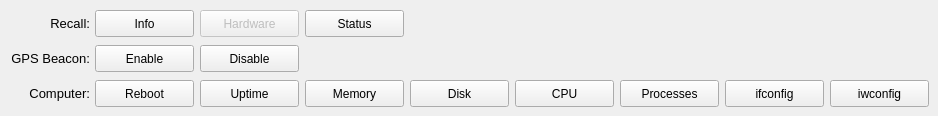
     <widget class="QWidget" name="page_meshtastic">
      <widget class="QLabel" name="label2_remote_actions_meshtastic_gps_beacon">
       <property name="geometry">
        <rect>
         <x>10</x>
         <y>45</y>
         <width>80</width>
         <height>27</height>
        </rect>
       </property>
       <property name="font">
        <font>
         <pointsize>10</pointsize>
         <underline>false</underline>
        </font>
       </property>
       <property name="text">
        <string>GPS Beacon:</string>
       </property>
       <property name="alignment">
        <set>Qt::AlignRight|Qt::AlignTrailing|Qt::AlignVCenter</set>
       </property>
      </widget>
      <widget class="QLabel" name="label2_remote_actions_meshtastic_recall">
       <property name="geometry">
        <rect>
         <x>10</x>
         <y>10</y>
         <width>80</width>
         <height>27</height>
        </rect>
       </property>
       <property name="font">
        <font>
         <pointsize>10</pointsize>
         <underline>false</underline>
        </font>
       </property>
       <property name="text">
        <string>Recall:</string>
       </property>
       <property name="alignment">
        <set>Qt::AlignRight|Qt::AlignTrailing|Qt::AlignVCenter</set>
       </property>
      </widget>
      <widget class="QPushButton" name="pushButton_remote_actions_meshtastic_gps_beacon_disable">
       <property name="enabled">
        <bool>true</bool>
       </property>
       <property name="geometry">
        <rect>
         <x>200</x>
         <y>45</y>
         <width>99</width>
         <height>27</height>
        </rect>
       </property>
       <property name="text">
        <string>Disable</string>
       </property>
      </widget>
      <widget class="QPushButton" name="pushButton_remote_actions_meshtastic_recall_status">
       <property name="geometry">
        <rect>
         <x>305</x>
         <y>10</y>
         <width>99</width>
         <height>27</height>
        </rect>
       </property>
       <property name="text">
        <string>Status</string>
       </property>
      </widget>
      <widget class="QPushButton" name="pushButton_remote_actions_meshtastic_gps_beacon_enable">
       <property name="geometry">
        <rect>
         <x>95</x>
         <y>45</y>
         <width>99</width>
         <height>27</height>
        </rect>
       </property>
       <property name="text">
        <string>Enable</string>
       </property>
      </widget>
      <widget class="QPushButton" name="pushButton_remote_actions_meshtastic_recall_info">
       <property name="geometry">
        <rect>
         <x>95</x>
         <y>10</y>
         <width>99</width>
         <height>27</height>
        </rect>
       </property>
       <property name="text">
        <string>Info</string>
       </property>
      </widget>
      <widget class="QPushButton" name="pushButton_remote_actions_meshtastic_recall_hardware">
       <property name="enabled">
        <bool>false</bool>
       </property>
       <property name="geometry">
        <rect>
         <x>200</x>
         <y>10</y>
         <width>99</width>
         <height>27</height>
        </rect>
       </property>
       <property name="text">
        <string>Hardware</string>
       </property>
      </widget>
      <widget class="QPushButton" name="pushButton_remote_actions_meshtastic_reboot">
       <property name="enabled">
        <bool>true</bool>
       </property>
       <property name="geometry">
        <rect>
         <x>95</x>
         <y>80</y>
         <width>99</width>
         <height>27</height>
        </rect>
       </property>
       <property name="text">
        <string>Reboot</string>
       </property>
      </widget>
      <widget class="QPushButton" name="pushButton_remote_actions_meshtastic_uptime">
       <property name="enabled">
        <bool>true</bool>
       </property>
       <property name="geometry">
        <rect>
         <x>200</x>
         <y>80</y>
         <width>99</width>
         <height>27</height>
        </rect>
       </property>
       <property name="text">
        <string>Uptime</string>
       </property>
      </widget>
      <widget class="QLabel" name="label2_remote_actions_meshtastic_computer">
       <property name="geometry">
        <rect>
         <x>10</x>
         <y>80</y>
         <width>80</width>
         <height>27</height>
        </rect>
       </property>
       <property name="font">
        <font>
         <pointsize>10</pointsize>
         <underline>false</underline>
        </font>
       </property>
       <property name="text">
        <string>Computer:</string>
       </property>
       <property name="alignment">
        <set>Qt::AlignRight|Qt::AlignTrailing|Qt::AlignVCenter</set>
       </property>
      </widget>
      <widget class="QPushButton" name="pushButton_remote_actions_meshtastic_memory">
       <property name="enabled">
        <bool>true</bool>
       </property>
       <property name="geometry">
        <rect>
         <x>305</x>
         <y>80</y>
         <width>99</width>
         <height>27</height>
        </rect>
       </property>
       <property name="text">
        <string>Memory</string>
       </property>
      </widget>
      <widget class="QPushButton" name="pushButton_remote_actions_meshtastic_disk">
       <property name="enabled">
        <bool>true</bool>
       </property>
       <property name="geometry">
        <rect>
         <x>410</x>
         <y>80</y>
         <width>99</width>
         <height>27</height>
        </rect>
       </property>
       <property name="text">
        <string>Disk</string>
       </property>
      </widget>
      <widget class="QPushButton" name="pushButton_remote_actions_meshtastic_cpu">
       <property name="enabled">
        <bool>true</bool>
       </property>
       <property name="geometry">
        <rect>
         <x>515</x>
         <y>80</y>
         <width>99</width>
         <height>27</height>
        </rect>
       </property>
       <property name="text">
        <string>CPU</string>
       </property>
      </widget>
      <widget class="QPushButton" name="pushButton_remote_actions_meshtastic_processes">
       <property name="enabled">
        <bool>true</bool>
       </property>
       <property name="geometry">
        <rect>
         <x>620</x>
         <y>80</y>
         <width>99</width>
         <height>27</height>
        </rect>
       </property>
       <property name="text">
        <string>Processes</string>
       </property>
      </widget>
      <widget class="QPushButton" name="pushButton_remote_actions_meshtastic_iwconfig">
       <property name="enabled">
        <bool>true</bool>
       </property>
       <property name="geometry">
        <rect>
         <x>830</x>
         <y>80</y>
         <width>99</width>
         <height>27</height>
        </rect>
       </property>
       <property name="text">
        <string>iwconfig</string>
       </property>
      </widget>
      <widget class="QPushButton" name="pushButton_remote_actions_meshtastic_ifconfig">
       <property name="enabled">
        <bool>true</bool>
       </property>
       <property name="geometry">
        <rect>
         <x>725</x>
         <y>80</y>
         <width>99</width>
         <height>27</height>
        </rect>
       </property>
       <property name="text">
        <string>ifconfig</string>
       </property>
      </widget>
     </widget>
